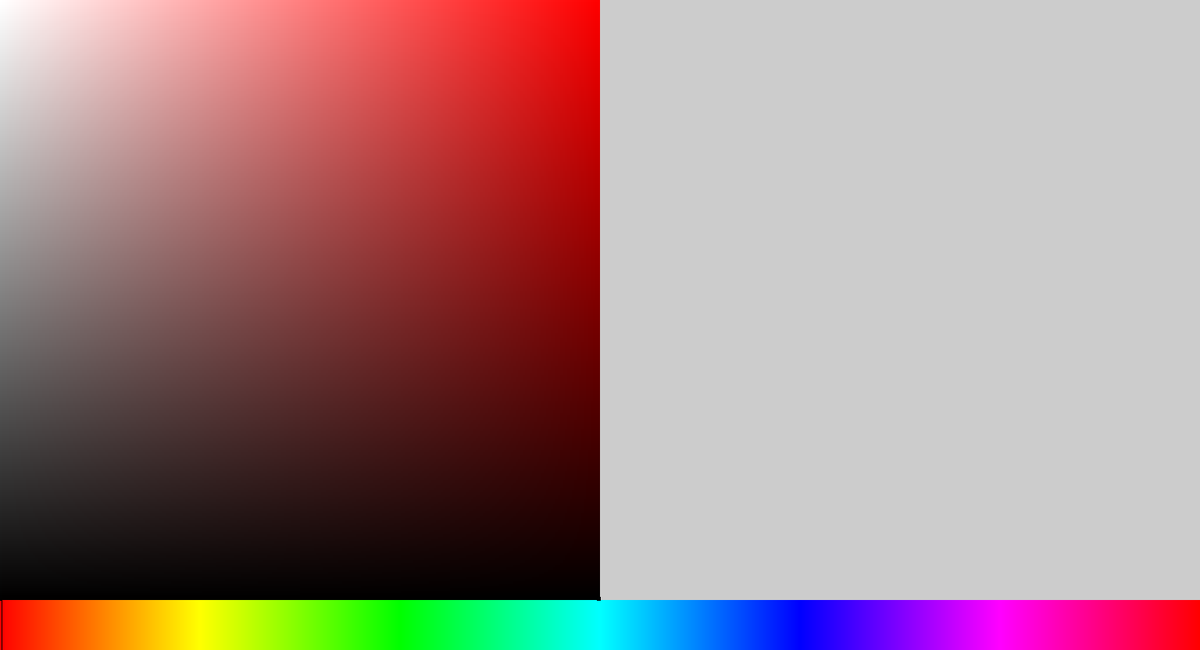
Frame 1 (no input)
Frame 60 (the mouse pressed at the canvas centre just before this capture): identical to frame 1, image omitted
Frame 120 (the mouse held since frame 60 and released just before this capture): identical to frame 1, image omitted

The Processing sketch that drew this single still picture (run headless with seeded random() and noise(); from frame 60 on, the mouse is pressed at the canvas centre):

// Processing sketch: color_picker_v3
// ── color_picker_v3.pde
int barIndex;
int rectIndexX;
int rectIndexY;

void setup(){
  size(1536, 832);
  drawColorBar();
}

void draw() {
  if(mousePressed == true && mouseButton == 37) {
    clicked();
  }
}

void clicked() {
  if(mouseX >= 0 && mouseX < width && mouseY >= 768 && mouseY < width) {
    barIndex = mouseX;
  }
  if(mouseX >= 0 && mouseX < 768 && mouseY >= 0 && mouseY < 768) {
    rectIndexX = 255-mouseX/3;
    rectIndexY = 255-mouseY/3;
    drawColorSquare();
  }
  drawColorBar();
}

void drawColorBar() {
  int r,g,b;
  for (int i = 0; i < 1536; i++) {
    r = (i%256)*(i >= 1024 && i < 1280 ? 1 : 0) + (255)*(i < 256 || i >= 1280 ? 1 : 0) + (255-i%256)*(i >= 256 && i < 512 ? 1 : 0);
    g = (i%256)*(i >= 0 && i < 256 ? 1 : 0)     + (255)*(i >= 256 &&  i < 768 ? 1 : 0) + (255-i%256)*(i >= 762 && i < 1024 ? 1 : 0);
    b = (i%256)*(i >= 512 && i < 768 ? 1 : 0)   + (255)*(i >= 768 && i < 1280 ? 1 : 0) + (255-i%256)*(i >= 1280 && i < 1536 ? 1 : 0);
    stroke(r, g, b);
    fill(r, g, b);
    rect(i, 768, 0, 64);
  }
  stroke(0);
  fill(255, 0);
  rect(barIndex-2, 768, 4, 64);
  int i = barIndex;
  r = (i%256)*(i >= 1024 && i < 1280 ? 1 : 0) + (255)*(i < 256 || i >= 1280 ? 1 : 0) + (255-i%256)*(i >= 256 && i < 512 ? 1 : 0);
  g = (i%256)*(i >= 0 && i < 256 ? 1 : 0)     + (255)*(i >= 256 &&  i < 768 ? 1 : 0) + (255-i%256)*(i >= 762 && i < 1024 ? 1 : 0);
  b = (i%256)*(i >= 512 && i < 768 ? 1 : 0)   + (255)*(i >= 768 && i < 1280 ? 1 : 0) + (255-i%256)*(i >= 1280 && i < 1536 ? 1 : 0);
  drawColorMatrix(r, g, b);
}

void drawColorMatrix(int r, int g, int b) {
  for(int i = 0; i < 256; i++) {
    for(int j = 0; j < 256; j++) {
      int dotR = (int)((r + (255-r)*(j/255.0))*(i/255.0));
      int dotG = (int)((g + (255-g)*(j/255.0))*(i/255.0));
      int dotB = (int)((b + (255-b)*(j/255.0))*(i/255.0));
      stroke(dotR, dotG, dotB);
      fill(dotR, dotG, dotB);
      rect(765-j*3, 765-i*3, 2, 2);
    }
  }
  drawColorSquare();
}

void drawColorSquare() {
  stroke(0);
  fill(255, 0);
  rect(764-rectIndexX*3, 764-rectIndexY*3, 4, 4);
}
